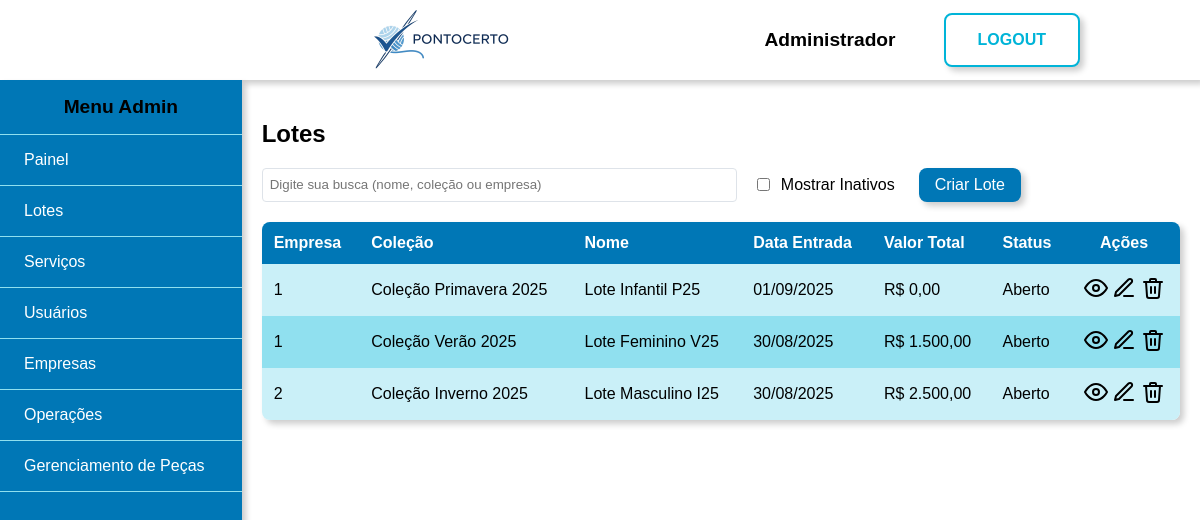
/admin/lotes (signed in), run on the app's committed database.
### tables this page shows
CREATE TABLE usuarios (
    id int PRIMARY KEY AUTO_INCREMENT,
    tipo enum('admin', 'costureira') NOT NULL DEFAULT 'costureira',
    nome varchar(50) NOT NULL,
    cpf varchar(11) NOT NULL UNIQUE,
    email varchar(250) NOT NULL UNIQUE,
    telefone varchar(11) NOT NULL,
    cep varchar(8) NOT NULL,
    logradouro varchar(250),
    complemento varchar(50),
    cidade varchar(100),
    tipo_chave_pix enum('cpf', 'cnpj', 'email', 'telefone', 'aleatoria') DEFAULT 'cpf',
    chave_pix varchar(250),
    senha varchar(255) NOT NULL,
    banco int NULL DEFAULT 0,
    agencia INT NULL DEFAULT 0,
    conta INT NULL DEFAULT 0,
    especialidade_id INT NOT NULL DEFAULT 2,
    ativo TINYINT DEFAULT 1,
    created_at TIMESTAMP DEFAULT CURRENT_TIMESTAMP,
    updated_at TIMESTAMP DEFAULT CURRENT_TIMESTAMP ON UPDATE CURRENT_TIMESTAMP
 );

CREATE TABLE lotes (
    id INT PRIMARY KEY AUTO_INCREMENT,
    empresa_id VARCHAR(50) NOT NULL,
    colecao VARCHAR(100) NOT NULL,
    nome VARCHAR(100) NOT NULL,
    observacao TEXT,
    data_entrada DATE NOT NULL,
    data_entrega DATE,
    valor_total DECIMAL(12, 2) DEFAULT 0.00,
    status ENUM('Aberto', 'Entregue', 'Cancelado') DEFAULT 'Aberto',
    anexos VARCHAR(500),
    ativo TINYINT DEFAULT 1,
    created_at TIMESTAMP DEFAULT CURRENT_TIMESTAMP,
    updated_at TIMESTAMP DEFAULT CURRENT_TIMESTAMP ON UPDATE CURRENT_TIMESTAMP
);

### views/admin/lotes.php (the view, shortened to what the rows shown need)
<div class="conteudo flex">
    <div class="conteudo-tabela">
    <h2>Lotes</h2>
        <div class="tabela">
            <table cellspacing='0' class="redondinho shadow" id="tabelaLotes">
                <thead>
                    <tr>
                        <th class="ae">Empresa</th>
                        <th class="ae">Coleção</th>
                        <th class="ae">Nome</th>
                        <th class="ae">Data Entrada</th>
                        <th class="ae">Valor Total</th>
                        <th class="ae">Status</th>
                        <th class="ac">Ações</th>
                    </tr>
                </thead>
                <tbody>
                    <?php if (empty($listaLotes)): ?>
                        <tr>
                            <td colspan="8" class="ac">Nenhum lote encontrado</td>
                        </tr>
                    <?php else: ?>
                        <?php foreach ($listaLotes as $lote): ?>
                            <tr class="linha-lote" data-ativo="<?= $lote['ativo'] ? '1' : '0' ?>">
                                <td class="ae"><?= htmlspecialchars($lote['empresa_id']) ?></td>
                                <td class="ae"><?= htmlspecialchars($lote['colecao']) ?></td>
                                <td class="ae"><?= htmlspecialchars($lote['nome']) ?></td>
                                <td class="ae"><?= date('d/m/Y', strtotime($lote['data_entrada'])) ?></td>
                                <td class="ae">R$ <?= number_format($lote['valor_total'], 2, ',', '.') ?></td>
                                <td class="ae">
                                    <span class="status-<?= strtolower($lote['status']) ?>">
                                        <?= htmlspecialchars($lote['status']) ?>
                                    </span>
                                </td>
                                <td class="ac">
                                    <a href="<?= BASE_URL ?>admin/visualizar-lote?id=<?= $lote['id'] ?>" title="Visualizar">
                                        <img class="icone" src="<?= ASSETS_URL ?>icones/visualizar.svg" alt="visualizar">
                                    </a>
                                    <a href="<?= BASE_URL ?>admin/editar-lote?id=<?= $lote['id'] ?>" title="Editar lote">                                        <img class="icone" src="<?= ASSETS_URL ?>icones/editar.svg" alt="Editar lote">
                                    </a>
                                    <?php if ($lote['status'] === 'Aberto'): ?>
                                        <a href="<?= BASE_URL ?>admin/remover-lote?id=<?= $lote['id'] ?>"
                                           onclick="return confirm('Tem certeza que deseja remover este lote?')"
                                           title="Remover Lote">
                                            <img class="icone" src="<?= ASSETS_URL ?>icones/remover.svg" alt="remover">
                                        </a>
                                    <?php else: ?>
                                        <span class="icone-disabled" title="Lote não pode ser removido">
                                            <img class="icone" src="<?= ASSETS_URL ?>icones/remover.svg" alt="remover" style="opacity: 0.3;">
                                        </span>
                                    <?php endif; ?>
                                </td>
                            </tr>
                        <?php endforeach; ?>
                    <?php endif; ?>
                </tbody>
            </table>
        </div>
    </div>
</div>

### views/shared/header.php (shortened to what the rows shown need)
<!DOCTYPE html>
<html lang="pt-BR">
<head>
    <link rel="stylesheet" href="<?php echo ASSETS_URL?>css/style.css">
</head>
<body>
    <?php if ($login ?? false): ?>
        <div class="principal azul flex center">
    <?php else: ?>
        <div class="principal">
            <?php if ($usuarioLogado ?? false): ?>
                <div class="topo flex h-center shadow">
                    <a class="imagem-topo" href="<?= $dashboardLink ?>">
                        <img src="<?php echo ASSETS_URL?>img/banner.png" alt="banner">
                    </a>
                    <span class="flex l-gap v-center">
                        <span class="nome-usuario"><?= htmlspecialchars($nomeUsuario) ?></span>
                        <a href="<?= BASE_URL ?>logout" class="botao-grande">LOGOUT</a>
                    </span>
                </div>
            <?php endif; ?>
    <?php endif; ?>

### data on the page
usuarios: nome "Administrador"
lotes: empresa "1", colecao "Coleção Primavera 2025", nome "Lote Infantil P25", data_entrada "01/09/2025", valor_total "0,00", status "Aberto"
lotes: empresa "1", colecao "Coleção Verão 2025", nome "Lote Feminino V25", data_entrada "30/08/2025", valor_total "1.500,00", status "Aberto"
lotes: empresa "2", colecao "Coleção Inverno 2025", nome "Lote Masculino I25", data_entrada "30/08/2025", valor_total "2.500,00", status "Aberto"

### other printed values
$userRole "Admin"
$item['label'] "Painel"
$item['label'] "Lotes"
$item['label'] "Serviços"
$item['label'] "Usuários"
$item['label'] "Empresas"
$item['label'] "Operações"
$item['label'] "Gerenciamento de Peças"
